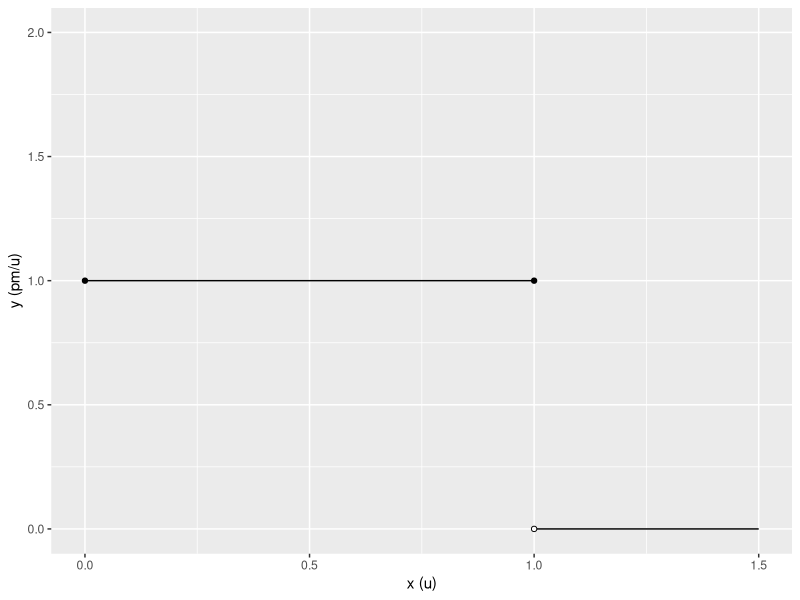
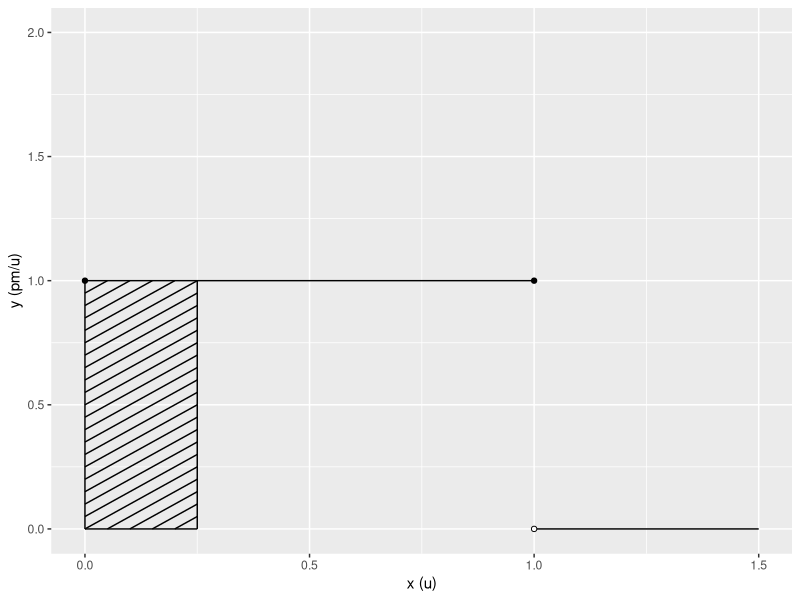
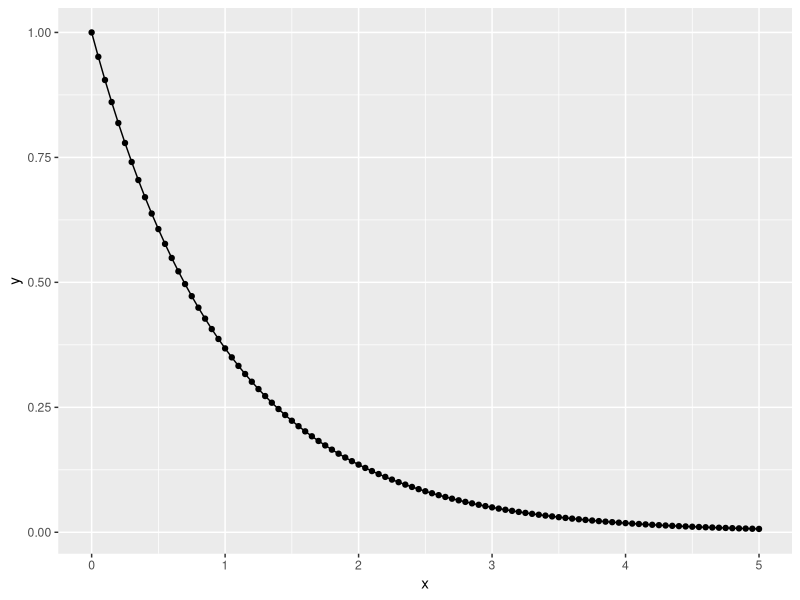
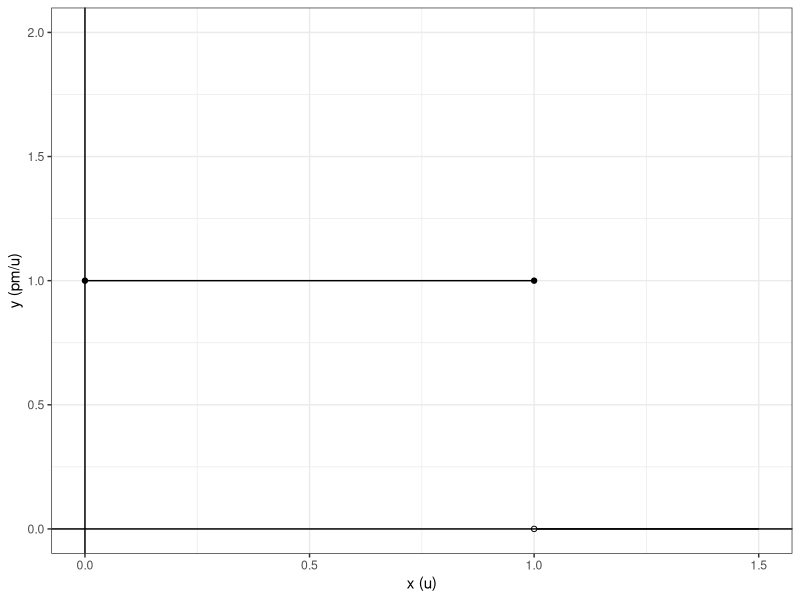
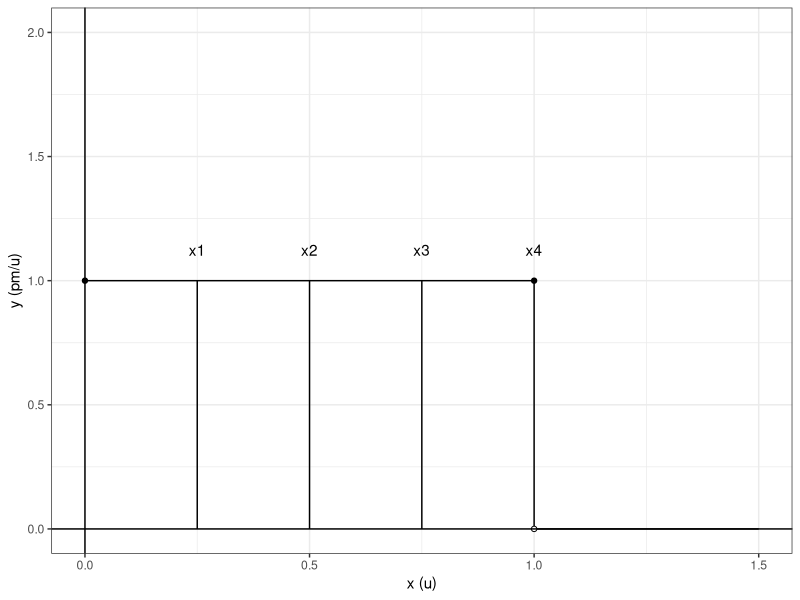
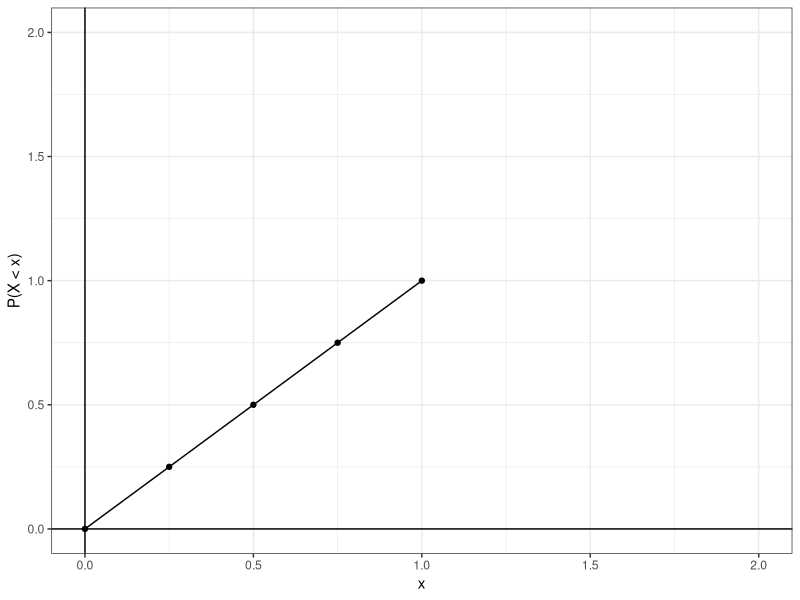
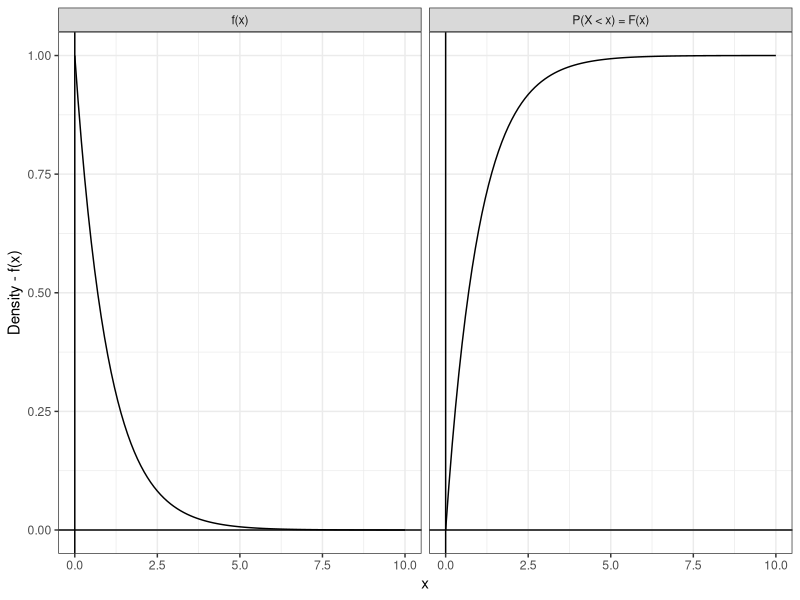
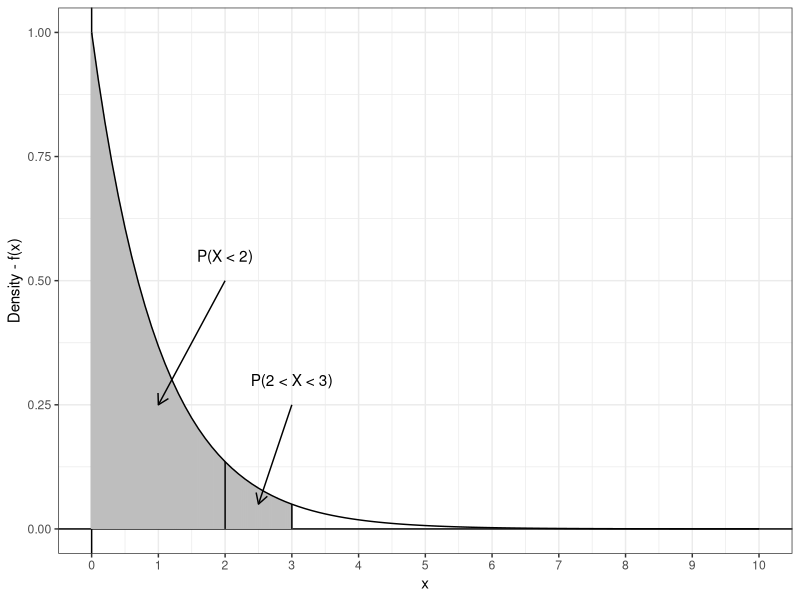

The R source for these figures, in order:
## ---- chunk 1
a <- data.frame(x = c(0,1), 
                y = c(1,0),
                x_end = c(1,1.5),
                y_end = c(1,0))

b <- data.frame(x = c(0,1), 
                y = c(1,1))

d <- data.frame(x = c(1), 
                y = c(0))
                

ggplot2::ggplot(a, ggplot2::aes(x = x, y = y)) +
  ggplot2::geom_segment(data = a, ggplot2::aes(x = x, y = y, xend = x_end, yend = y_end)) +
  ggplot2::scale_y_continuous(limits = c(0,2)) +
  ggplot2::scale_x_continuous(limits = c(0,1.5)) +
  ggplot2::labs(y = "y (pm/u)", x = "x (u)") +
  ggplot2::geom_point(data = b, ggplot2::aes(x=x,y=y)) +
  ggplot2::geom_point(data = d, ggplot2::aes(x=x,y=y), shape = 21, fill = 'white')


## ---- chunk 2

a <- seq(-.25,1, by = .05)
b <- data.frame(x = c(0,.25,0,0,1), 
                y = c(1,0,0,0,0),
                x_end = c(1,.25,.25,0,1.5),
                y_end = c(1,1,0,1,0))

df <- data.frame(x = ifelse(a < 0, abs(a), 0), 
                 y = ifelse(a < 0, 0, a), 
                 x_end = ifelse(a + .25 > 1, (1-a), .25),
                 y_end = ifelse(a + .25 > 1, 1, a + .25))

b <- data.frame(rbind(b,df))


c <- data.frame(x = c(0,1), 
                y = c(1,1))


d <- data.frame(x = c(1), 
                y = c(0))
                

ggplot2::ggplot(b, ggplot2::aes(x = x, y = y)) +
  ggplot2::geom_segment(data = b, ggplot2::aes(x = x, y = y, xend = x_end, yend = y_end)) +
  ggplot2::scale_y_continuous(limits = c(0,2)) +
  ggplot2::scale_x_continuous(limits = c(0,1.5)) +
  ggplot2::labs(y = "y (pm/u)", x = "x (u)") +
  ggplot2::geom_point(data = c, ggplot2::aes(x=x,y=y)) +
  ggplot2::geom_point(data = d, ggplot2::aes(x=x,y=y), shape = 21, fill = 'white')


## ---- chunk 3
x <- seq(0,5,.05)
y <- exp(-x)
z <- data.frame(x,y)

ggplot2::ggplot(data = z, ggplot2::aes(x=x,y=y))+
  ggplot2::geom_point() +
  ggplot2::geom_line()
## ---- chunk 4
a <- data.frame(x = c(0,1), 
                y = c(1,0),
                x_end = c(1,1.5),
                y_end = c(1,0))

b <- data.frame(x = c(0,1), 
                y = c(1,1))

d <- data.frame(x = c(1), 
                y = c(0))
                

ggplot2::ggplot(a, ggplot2::aes(x = x, y = y)) +
  ggplot2::geom_segment(data = a, ggplot2::aes(x = x, y = y, xend = x_end, yend = y_end)) +
  ggplot2::scale_y_continuous(limits = c(0,2)) +
  ggplot2::scale_x_continuous(limits = c(0,1.5)) +
  ggplot2::labs(y = "y (pm/u)", x = "x (u)") +
  ggplot2::geom_point(data = b, ggplot2::aes(x=x,y=y)) +
  ggplot2::geom_point(data = d, ggplot2::aes(x=x,y=y), shape = 21, fill = 'white') +
  ggplot2::geom_vline(xintercept = 0) +
  ggplot2::geom_hline(yintercept = 0) +
  ggplot2::theme_bw()

## ---- chunk 5
a <- data.frame(x = c(0,1), 
                y = c(1,0),
                x_end = c(1,1.5),
                y_end = c(1,0))

b <- data.frame(x = c(0,1), 
                y = c(1,1))

d <- data.frame(x = c(1), 
                y = c(0))

e <- data.frame (x = c(.25,.5,.75,1), 
                y = c(0,0,0,0),
                x_end = c(.25,.5,.75,1),
                y_end = c(1,1,1,1))

f <- data.frame(x = c(.25,.5,.75,1),
                y = c(1.125,1.125,1.125,1.125),
                text = c('x1', 'x2' ,'x3', 'x4'))
                

ggplot2::ggplot(a, ggplot2::aes(x = x, y = y)) +
  ggplot2::geom_segment(data = a, ggplot2::aes(x = x, y = y, xend = x_end, yend = y_end)) +
  ggplot2::geom_segment(data = e, ggplot2::aes(x = x, y = y, xend = x_end, yend = y_end)) +
  ggplot2::geom_text(data = f, ggplot2::aes(x = x, y = y, label = text)) +
  ggplot2::scale_y_continuous(limits = c(0,2)) +
  ggplot2::scale_x_continuous(limits = c(0,1.5)) +
  ggplot2::labs(y = "y (pm/u)", x = "x (u)") +
  ggplot2::geom_point(data = b, ggplot2::aes(x=x,y=y)) +
  ggplot2::geom_point(data = d, ggplot2::aes(x=x,y=y), shape = 21, fill = 'white') +
  ggplot2::geom_vline(xintercept = 0) +
  ggplot2::geom_hline(yintercept = 0) +
  ggplot2::theme_bw()

## ---- chunk 6
x <- c(.25,.5,.75,1)
y <- c(1,1,1,1)
q <- x * y

sample_space <- data.frame(x,y,q)
names(sample_space) <- c('Base - x', 'Height - f(x)','P(X < x) - Base x Height')

x <- flextable::flextable(sample_space)
x <- flextable::align(x, align = 'center', part = 'body')
x <- flextable::align(x, align = 'center', part = 'header')
x <- flextable::bg(x, bg = 'gray', part = 'header')
x
## ---- chunk 7
a <- data.frame(x = c(0,.25,.5,.75,1), 
                y = c(0,.25,.5,.75,1))

ggplot2::ggplot(a, ggplot2::aes(x = x, y = y)) +
  ggplot2::geom_point(shape = 21, color = 'black', fill = 'black') +
  ggplot2::geom_line() +
  ggplot2::xlim(c(0,2)) +
  ggplot2::ylim(c(0,2)) +
  ggplot2::theme_bw() +
  ggplot2::geom_vline(xintercept = 0) +
  ggplot2::geom_hline(yintercept = 0) +
  ggplot2::labs(y = "P(X < x)", x = "x")

## ---- chunk 8
x <- seq(0,10, by = .1)
y <- rep(c("f(x)","P(X < x) = F(x)"), each = length(x))
pdf <- exp(-x)
cdf <- 1-exp(-x)
outs <- c(pdf,cdf)
plot_data <- data.frame(outs, y, x)

ggplot2::ggplot(plot_data, ggplot2::aes(x = x, y = outs)) +
  ggplot2::geom_line() +
  ggplot2::theme_bw() +
  ggplot2::geom_vline(xintercept = 0) +
  ggplot2::geom_hline(yintercept = 0) +
  ggplot2::facet_wrap(~ y) +
  ggplot2::labs(y = 'Density - f(x)')

## ---- chunk 9
x <- seq(0,10, by = .1)
linx <- seq(0,3, by = .01)
pdf <- exp(-x)
Area <- ifelse(linx < 2, 'P(X < 2)', 'P(X < 3)')
plot_data <- data.frame(pdf, x)
verts <- data.frame(x = c(2,3), y = c(0,0),
                        xend = c(2,3), yend = exp(-c(2,3)))


lins <- data.frame(x_start = linx, y_start = 0, x_end = linx, y_end = exp(-linx),
                   Area)

ggplot2::ggplot(plot_data, ggplot2::aes(x = x, y = pdf)) +
  ggplot2::theme_bw() +
  ggplot2::geom_vline(xintercept = 0) +
  ggplot2::geom_hline(yintercept = 0) +
  ggplot2::geom_segment(data = lins, ggplot2::aes(x = x_start, 
                                                  y = y_start, 
                                                  xend = x_end, 
                                                  yend = y_end),
                        color = 'gray') +
  ggplot2::geom_segment(data = verts, ggplot2::aes(x = x, y = y,
                        xend = xend, yend = yend)) +
  ggplot2::geom_line() +
  ggplot2::labs(y = 'Density - f(x)') +
  ggplot2::annotate('segment',x = 3, y = .25, xend = 2.5, yend = 0.05,
                    arrow = ggplot2::arrow(length = ggplot2::unit(0.3, "cm"))) +
  ggplot2::annotate('text', x = 3, y = .3, label = 'P(2 < X < 3)') +
  ggplot2::annotate('segment',x = 2, y = .5, xend = 1, yend = 0.25,
                    arrow = ggplot2::arrow(length = ggplot2::unit(0.3, "cm"))) +
  ggplot2::annotate('text', x = 2, y = .55, label = 'P(X < 2)') +
  ggplot2::scale_x_continuous(breaks = 0:10)
